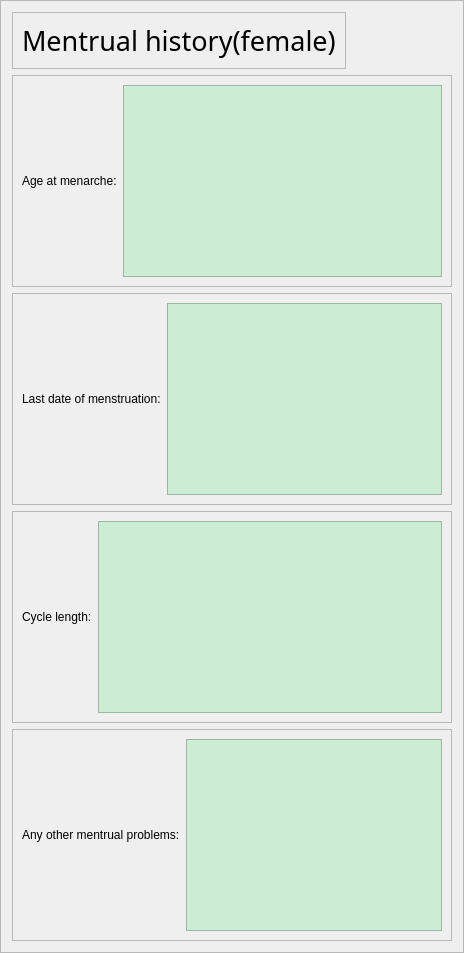
               <widget class="QFrame" name="frame_45">
                <property name="minimumSize">
                 <size>
                  <width>0</width>
                  <height>250</height>
                 </size>
                </property>
                <property name="styleSheet">
                 <string notr="true"/>
                </property>
                <property name="frameShape">
                 <enum>QFrame::StyledPanel</enum>
                </property>
                <property name="frameShadow">
                 <enum>QFrame::Raised</enum>
                </property>
                <layout class="QVBoxLayout" name="verticalLayout_35">
                 <item alignment="Qt::AlignLeft">
                  <widget class="QFrame" name="frame_46">
                   <property name="styleSheet">
                    <string notr="true"/>
                   </property>
                   <property name="frameShape">
                    <enum>QFrame::StyledPanel</enum>
                   </property>
                   <property name="frameShadow">
                    <enum>QFrame::Raised</enum>
                   </property>
                   <layout class="QVBoxLayout" name="verticalLayout_36">
                    <item alignment="Qt::AlignHCenter">
                     <widget class="QLabel" name="label_29">
                      <property name="font">
                       <font>
                        <family>Bahnschrift Condensed</family>
                        <pointsize>20</pointsize>
                        <bold>false</bold>
                       </font>
                      </property>
                      <property name="text">
                       <string>Mentrual history(female)</string>
                      </property>
                     </widget>
                    </item>
                   </layout>
                  </widget>
                 </item>
                 <item>
                  <widget class="QFrame" name="frame_47">
                   <property name="frameShape">
                    <enum>QFrame::StyledPanel</enum>
                   </property>
                   <property name="frameShadow">
                    <enum>QFrame::Raised</enum>
                   </property>
                   <layout class="QHBoxLayout" name="horizontalLayout_19">
                    <item>
                     <widget class="QLabel" name="label_30">
                      <property name="text">
                       <string>Age at menarche:</string>
                      </property>
                     </widget>
                    </item>
                    <item>
                     <widget class="QTextEdit" name="textEdit_14">
                      <property name="minimumSize">
                       <size>
                        <width>0</width>
                        <height>30</height>
                       </size>
                      </property>
                      <property name="styleSheet">
                       <string notr="true">background-color: rgb(204, 236, 211);</string>
                      </property>
                     </widget>
                    </item>
                   </layout>
                  </widget>
                 </item>
                 <item>
                  <widget class="QFrame" name="frame_48">
                   <property name="styleSheet">
                    <string notr="true"/>
                   </property>
                   <property name="frameShape">
                    <enum>QFrame::StyledPanel</enum>
                   </property>
                   <property name="frameShadow">
                    <enum>QFrame::Raised</enum>
                   </property>
                   <layout class="QHBoxLayout" name="horizontalLayout_20">
                    <item>
                     <widget class="QLabel" name="label_31">
                      <property name="text">
                       <string>Last date of menstruation:</string>
                      </property>
                     </widget>
                    </item>
                    <item>
                     <widget class="QTextEdit" name="textEdit_15">
                      <property name="minimumSize">
                       <size>
                        <width>0</width>
                        <height>30</height>
                       </size>
                      </property>
                      <property name="styleSheet">
                       <string notr="true">background-color: rgb(204, 236, 211);</string>
                      </property>
                     </widget>
                    </item>
                   </layout>
                  </widget>
                 </item>
                 <item>
                  <widget class="QFrame" name="frame_49">
                   <property name="frameShape">
                    <enum>QFrame::StyledPanel</enum>
                   </property>
                   <property name="frameShadow">
                    <enum>QFrame::Raised</enum>
                   </property>
                   <layout class="QHBoxLayout" name="horizontalLayout_21">
                    <item>
                     <widget class="QLabel" name="label_32">
                      <property name="text">
                       <string>Cycle length:</string>
                      </property>
                     </widget>
                    </item>
                    <item>
                     <widget class="QTextEdit" name="textEdit_16">
                      <property name="minimumSize">
                       <size>
                        <width>0</width>
                        <height>30</height>
                       </size>
                      </property>
                      <property name="styleSheet">
                       <string notr="true">background-color: rgb(204, 236, 211);</string>
                      </property>
                     </widget>
                    </item>
                   </layout>
                  </widget>
                 </item>
                 <item>
                  <widget class="QFrame" name="frame_50">
                   <property name="styleSheet">
                    <string notr="true"/>
                   </property>
                   <property name="frameShape">
                    <enum>QFrame::StyledPanel</enum>
                   </property>
                   <property name="frameShadow">
                    <enum>QFrame::Raised</enum>
                   </property>
                   <layout class="QHBoxLayout" name="horizontalLayout_22">
                    <item>
                     <widget class="QLabel" name="label_33">
                      <property name="text">
                       <string>Any other mentrual problems:</string>
                      </property>
                     </widget>
                    </item>
                    <item>
                     <widget class="QTextEdit" name="textEdit_17">
                      <property name="minimumSize">
                       <size>
                        <width>0</width>
                        <height>30</height>
                       </size>
                      </property>
                      <property name="styleSheet">
                       <string notr="true">background-color: rgb(204, 236, 211);</string>
                      </property>
                     </widget>
                    </item>
                   </layout>
                  </widget>
                 </item>
                </layout>
               </widget>
